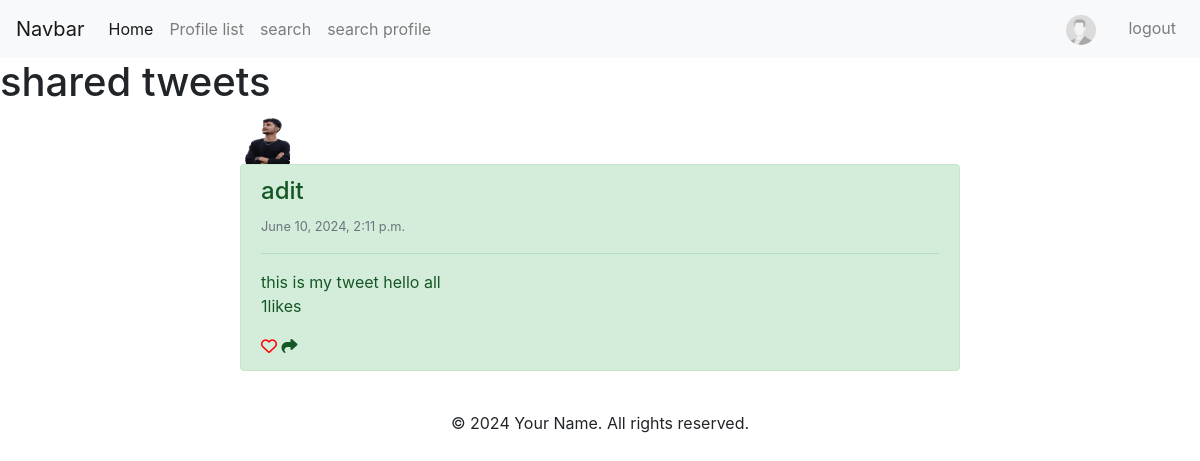
Page /tweet_share/3/ (signed in) on the committed database.
### base/models.py (models this page shows, shortened)
class Twitter(models.Model):
    user = models.ForeignKey(User, related_name="tweet", on_delete=models.DO_NOTHING)
    body = models.CharField(max_length=200)
    created_at = models.DateTimeField(auto_now_add=True)
    likes = models.ManyToManyField(User, related_name="tweet_like", blank=True)
    def number_of_likes(self):
        return self.likes.count()

class Profile(models.Model):
    user = models.OneToOneField(User, on_delete=models.CASCADE)
    follow = models.ManyToManyField("self", related_name="followed_by", symmetrical=False,blank=True)
    date_modified = models.DateTimeField(User, auto_now = True)
    profile_image = models.ImageField(null=True, blank=True, upload_to="images")
    profile_bio = models.CharField(null=True, blank=True, max_length=500)
    homepage_link = models.CharField(null=True, blank=True, max_length=500)
    instagram_link = models.CharField(null=True, blank=True, max_length=500)
    linkedin_link = models.CharField(null=True, blank=True, max_length=500)

### base/views.py (the view)
# urls.py: path("tweet_share/<int:pk>/", views.tweet_share, name="tweet_share"),
def tweet_share(request, pk):
    if request.user.is_authenticated:
        tweet = get_object_or_404(Twitter, pk=pk)
        if tweet:
            return render(request, 'base/show_tweet.html', {"tweets":tweet})
        else:
            messages.warning(request, "that tweet doesnot exits ")
            return redirect('home')

### base/templates/base/show_tweet.html (shortened to what this page needs)
{% extends 'base/base.html' %}
{% block content %}
<h1> shared tweets </h1>
<div class="tweeter-container">
  {% if tweets %}
    <div class="tweetters">
    {% if tweets.user.profile.profile_image %}
    <img src ="{{tweets.user.profile.profile_image.url}}" height=50 width=50/>
    {% endif %}
<div class="alert alert-success" role="alert">
    <h4 class="alert-heading">{{tweets.user.username}} </h4>
    <small class="text-muted">{{tweets.created_at}} </small>
    <hr>
    <p class="mb-0">{{tweets.body}}</p>
    <p>{{tweets.number_of_likes}}likes </p>
    {% if user in tweets.likes.all %}
    <a href="{% url 'tweet_like' tweets.id %}">
      <i class="fa-solid fa-heart" style = "color:red"></i> </a>
    {%else%}
    <a href="{% url 'tweet_like' tweets.id %}"><i class="fa-regular fa-heart" style="color: red"></i>  </a>
    {% endif %}
    <i class="fa-solid fa-share"></i>
  </div>
</div>
{% endif %}
</div>
{% endblock %}

### static/css/index.css (style rules this page uses)
.tweeter-container { display:flex; justify-content: space-around; }
.tweetters { width: 60%; }

### rows in the picture
Twitter: user.profile.profile_image (picture), user.username "adit", created_at "June 10, 2024, 2:11 p.m.", body "this is my tweet hello all", number_of_likes "1"
